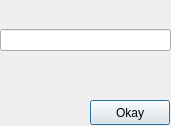
<?xml version="1.0" encoding="UTF-8"?>
<ui version="4.0">
 <class>SpecificDialog</class>
 <widget class="QDialog" name="SpecificDialog">
  <property name="geometry">
   <rect>
    <x>0</x>
    <y>0</y>
    <width>171</width>
    <height>126</height>
   </rect>
  </property>
  <property name="windowTitle">
   <string>Dialog</string>
  </property>
  <widget class="QPushButton" name="okButton">
   <property name="geometry">
    <rect>
     <x>90</x>
     <y>100</y>
     <width>80</width>
     <height>25</height>
    </rect>
   </property>
   <property name="text">
    <string>Okay</string>
   </property>
  </widget>
  <widget class="QWidget" name="horizontalLayoutWidget">
   <property name="geometry">
    <rect>
     <x>0</x>
     <y>0</y>
     <width>171</width>
     <height>80</height>
    </rect>
   </property>
   <layout class="QHBoxLayout" name="horizontalLayout">
    <item>
     <widget class="QLineEdit" name="text"/>
    </item>
   </layout>
  </widget>
 </widget>
 <resources/>
 <connections/>
</ui>
